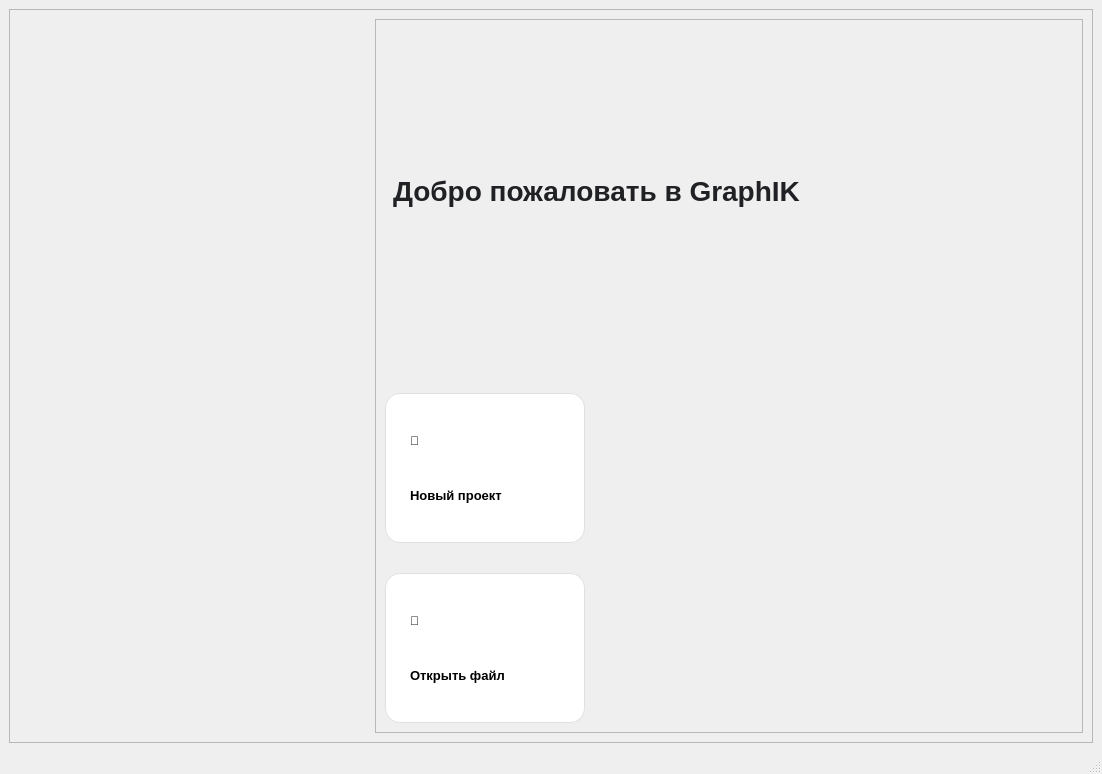
<?xml version="1.0" encoding="UTF-8"?>
<ui version="4.0">
 <class>MainWindow</class>
 <widget class="QMainWindow" name="MainWindow">
  <property name="geometry">
   <rect>
    <x>0</x>
    <y>0</y>
    <width>1102</width>
    <height>774</height>
   </rect>
  </property>
  <property name="windowTitle">
   <string>MainWindow</string>
  </property>
  <property name="styleSheet">
   <string notr="true"/>
  </property>
  <widget class="QWidget" name="centralwidget">
   <property name="styleSheet">
    <string notr="true"/>
   </property>
   <layout class="QHBoxLayout" name="horizontalLayout">
    <item>
     <widget class="QScrollArea" name="scrollArea">
      <property name="widgetResizable">
       <bool>true</bool>
      </property>
      <widget class="QWidget" name="scrollAreaWidgetContents">
       <property name="geometry">
        <rect>
         <x>0</x>
         <y>0</y>
         <width>1078</width>
         <height>699</height>
        </rect>
       </property>
       <layout class="QHBoxLayout" name="horizontalLayout_2">
        <item>
         <widget class="QLabel" name="label_2">
          <property name="minimumSize">
           <size>
            <width>350</width>
            <height>350</height>
           </size>
          </property>
          <property name="maximumSize">
           <size>
            <width>350</width>
            <height>350</height>
           </size>
          </property>
          <property name="text">
           <string/>
          </property>
          <property name="pixmap">
           <pixmap>icon.jpg</pixmap>
          </property>
          <property name="scaledContents">
           <bool>true</bool>
          </property>
         </widget>
        </item>
        <item>
         <widget class="QFrame" name="mainContainer">
          <property name="frameShape">
           <enum>QFrame::StyledPanel</enum>
          </property>
          <property name="frameShadow">
           <enum>QFrame::Raised</enum>
          </property>
          <layout class="QVBoxLayout" name="verticalLayout">
           <property name="spacing">
            <number>30</number>
           </property>
           <item>
            <widget class="QLabel" name="label">
             <property name="styleSheet">
              <string notr="true">font-size: 28px;
font-weight: bold;
color: #202124;
margin-bottom: 10px;
background: transparent;</string>
             </property>
             <property name="text">
              <string>Добро пожаловать в GraphIK</string>
             </property>
            </widget>
           </item>
           <item>
            <widget class="QFrame" name="frame_2">
             <property name="minimumSize">
              <size>
               <width>200</width>
               <height>150</height>
              </size>
             </property>
             <property name="maximumSize">
              <size>
               <width>200</width>
               <height>150</height>
              </size>
             </property>
             <property name="styleSheet">
              <string notr="true">/* Обращаемся строго к конкретному объекту по его имени через # */
QFrame#frame_2 {
    background-color: #ffffff;
    border: 1px solid #e0e0e0;
    border-radius: 15px;
}

QFrame#frame_2:hover {
    border: 1px solid #1a73e8;
}

QFrame#frame_2 QLabel {
    border: none;
    background-color: transparent;
}</string>
             </property>
             <property name="frameShape">
              <enum>QFrame::StyledPanel</enum>
             </property>
             <property name="frameShadow">
              <enum>QFrame::Raised</enum>
             </property>
             <layout class="QHBoxLayout" name="horizontalLayout_4">
              <item>
               <layout class="QVBoxLayout" name="verticalLayout_3">
                <property name="spacing">
                 <number>8</number>
                </property>
                <property name="leftMargin">
                 <number>15</number>
                </property>
                <property name="topMargin">
                 <number>15</number>
                </property>
                <property name="rightMargin">
                 <number>15</number>
                </property>
                <property name="bottomMargin">
                 <number>15</number>
                </property>
                <item>
                 <widget class="QLabel" name="label_3">
                  <property name="text">
                   <string>📁</string>
                  </property>
                 </widget>
                </item>
                <item>
                 <widget class="QLabel" name="label_4">
                  <property name="font">
                   <font>
                    <pointsize>10</pointsize>
                    <weight>75</weight>
                    <bold>true</bold>
                   </font>
                  </property>
                  <property name="text">
                   <string>Новый проект</string>
                  </property>
                 </widget>
                </item>
               </layout>
              </item>
             </layout>
            </widget>
           </item>
           <item>
            <widget class="QFrame" name="frame_3">
             <property name="minimumSize">
              <size>
               <width>200</width>
               <height>150</height>
              </size>
             </property>
             <property name="maximumSize">
              <size>
               <width>200</width>
               <height>150</height>
              </size>
             </property>
             <property name="styleSheet">
              <string notr="true">QFrame#frame_3 {
    background-color: #ffffff;
    border: 1px solid #e0e0e0;
    border-radius: 15px;
}

QFrame#frame_3:hover {
    border: 1px solid #1a73e8;
}

QFrame#frame_3 QLabel {
    border: none;
    background-color: transparent;
}</string>
             </property>
             <property name="frameShape">
              <enum>QFrame::StyledPanel</enum>
             </property>
             <property name="frameShadow">
              <enum>QFrame::Raised</enum>
             </property>
             <layout class="QHBoxLayout" name="horizontalLayout_3">
              <item>
               <layout class="QVBoxLayout" name="verticalLayout_8">
                <property name="spacing">
                 <number>8</number>
                </property>
                <property name="leftMargin">
                 <number>15</number>
                </property>
                <property name="topMargin">
                 <number>15</number>
                </property>
                <property name="rightMargin">
                 <number>15</number>
                </property>
                <property name="bottomMargin">
                 <number>15</number>
                </property>
                <item>
                 <widget class="QLabel" name="label_13">
                  <property name="text">
                   <string>📂</string>
                  </property>
                 </widget>
                </item>
                <item>
                 <widget class="QLabel" name="label_14">
                  <property name="font">
                   <font>
                    <pointsize>10</pointsize>
                    <weight>75</weight>
                    <bold>true</bold>
                   </font>
                  </property>
                  <property name="text">
                   <string>Открыть файл</string>
                  </property>
                 </widget>
                </item>
               </layout>
              </item>
             </layout>
            </widget>
           </item>
          </layout>
         </widget>
        </item>
       </layout>
      </widget>
     </widget>
    </item>
   </layout>
  </widget>
  <widget class="QMenuBar" name="menubar">
   <property name="geometry">
    <rect>
     <x>0</x>
     <y>0</y>
     <width>1102</width>
     <height>26</height>
    </rect>
   </property>
  </widget>
  <widget class="QStatusBar" name="statusbar"/>
 </widget>
 <resources/>
 <connections/>
</ui>
